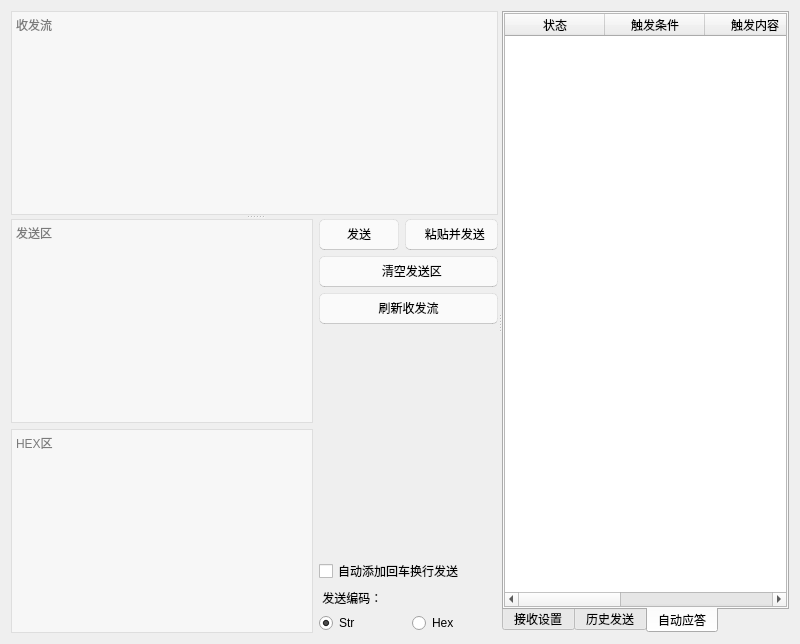
<?xml version="1.0" encoding="UTF-8"?>
<ui version="4.0">
 <class>ComTool</class>
 <widget class="RepeaterWidget" name="ComTool">
  <property name="geometry">
   <rect>
    <x>0</x>
    <y>0</y>
    <width>800</width>
    <height>644</height>
   </rect>
  </property>
  <property name="sizePolicy">
   <sizepolicy hsizetype="Preferred" vsizetype="Preferred">
    <horstretch>0</horstretch>
    <verstretch>4</verstretch>
   </sizepolicy>
  </property>
  <layout class="QGridLayout" name="gridLayout">
   <item row="0" column="0">
    <widget class="QSplitter" name="LRSplitter">
     <property name="orientation">
      <enum>Qt::Horizontal</enum>
     </property>
     <widget class="QWidget" name="horizontalLayoutWidget">
      <layout class="QHBoxLayout" name="horizontalLayout">
       <item>
        <widget class="QSplitter" name="SendSplitter">
         <property name="orientation">
          <enum>Qt::Vertical</enum>
         </property>
         <widget class="QTextEdit" name="txtMain">
          <property name="enabled">
           <bool>true</bool>
          </property>
          <property name="maximumSize">
           <size>
            <width>16777215</width>
            <height>400</height>
           </size>
          </property>
          <property name="styleSheet">
           <string notr="true">background-color: rgba(255, 255, 255, 125);</string>
          </property>
          <property name="frameShape">
           <enum>QFrame::StyledPanel</enum>
          </property>
          <property name="verticalScrollBarPolicy">
           <enum>Qt::ScrollBarAsNeeded</enum>
          </property>
          <property name="horizontalScrollBarPolicy">
           <enum>Qt::ScrollBarAsNeeded</enum>
          </property>
          <property name="readOnly">
           <bool>true</bool>
          </property>
          <property name="placeholderText">
           <string>收发流</string>
          </property>
         </widget>
         <widget class="QWidget" name="horizontalLayoutWidget_2">
          <layout class="QHBoxLayout" name="horizontalLayout_8">
           <item>
            <layout class="QVBoxLayout" name="verticalLayout_12">
             <item>
              <widget class="QTextEditWithKey" name="SendDataEdit">
               <property name="styleSheet">
                <string notr="true">background-color: rgba(255, 255, 255, 125);</string>
               </property>
               <property name="placeholderText">
                <string>发送区</string>
               </property>
              </widget>
             </item>
             <item>
              <widget class="QTextEditWithKey" name="HEXEdit">
               <property name="styleSheet">
                <string notr="true">background-color: rgba(255, 255, 255, 125);</string>
               </property>
               <property name="placeholderText">
                <string>HEX区</string>
               </property>
              </widget>
             </item>
            </layout>
           </item>
           <item>
            <layout class="QVBoxLayout" name="verticalLayout_2">
             <item>
              <layout class="QHBoxLayout" name="horizontalLayout_5">
               <item>
                <widget class="QPushButton" name="btnSend">
                 <property name="minimumSize">
                  <size>
                   <width>80</width>
                   <height>0</height>
                  </size>
                 </property>
                 <property name="maximumSize">
                  <size>
                   <width>80</width>
                   <height>16777215</height>
                  </size>
                 </property>
                 <property name="styleSheet">
                  <string notr="true">QPushButton, ToolButton {
    color: black;
    background: rgba(255, 255, 255, 0.7);
    border: 1px solid rgba(0, 0, 0, 0.073);
    border-bottom: 1px solid rgba(0, 0, 0, 0.183);
    border-radius: 5px;
    font: 14px 'Segoe UI', 'Microsoft YaHei';
    padding: 5px 12px 6px 12px;
    outline: none;
}

ToolButton {
    padding: 5px 9px 6px 8px;
}

QPushButton[hasIcon=false] {
    padding: 5px 12px 6px 12px;
}

QPushButton[hasIcon=true] {
    padding: 5px 12px 6px 36px;
}

QPushButton:hover, ToolButton:hover {
    background: rgba(249, 249, 249, 0.5);
}

QPushButton:pressed, ToolButton:pressed {
    color: rgba(0, 0, 0, 0.63);
    background: rgba(249, 249, 249, 0.3);
    border-bottom: 1px solid rgba(0, 0, 0, 0.073);
}

QPushButton:disabled, ToolButton:disabled {
    color: rgba(0, 0, 0, 0.36);
    background: rgba(249, 249, 249, 0.3);
    border: 1px solid rgba(0, 0, 0, 0.06);
    border-bottom: 1px solid rgba(0, 0, 0, 0.06);
}</string>
                 </property>
                 <property name="text">
                  <string>发送</string>
                 </property>
                </widget>
               </item>
               <item>
                <widget class="QPushButton" name="btnPaste">
                 <property name="layoutDirection">
                  <enum>Qt::LeftToRight</enum>
                 </property>
                 <property name="styleSheet">
                  <string notr="true">QPushButton, ToolButton {
    color: black;
    background: rgba(255, 255, 255, 0.7);
    border: 1px solid rgba(0, 0, 0, 0.073);
    border-bottom: 1px solid rgba(0, 0, 0, 0.183);
    border-radius: 5px;
    font: 14px 'Segoe UI', 'Microsoft YaHei';
    padding: 5px 12px 6px 12px;
    outline: none;
}

ToolButton {
    padding: 5px 9px 6px 8px;
}

QPushButton[hasIcon=false] {
    padding: 5px 12px 6px 12px;
}

QPushButton[hasIcon=true] {
    padding: 5px 12px 6px 36px;
}

QPushButton:hover, ToolButton:hover {
    background: rgba(249, 249, 249, 0.5);
}

QPushButton:pressed, ToolButton:pressed {
    color: rgba(0, 0, 0, 0.63);
    background: rgba(249, 249, 249, 0.3);
    border-bottom: 1px solid rgba(0, 0, 0, 0.073);
}

QPushButton:disabled, ToolButton:disabled {
    color: rgba(0, 0, 0, 0.36);
    background: rgba(249, 249, 249, 0.3);
    border: 1px solid rgba(0, 0, 0, 0.06);
    border-bottom: 1px solid rgba(0, 0, 0, 0.06);
}</string>
                 </property>
                 <property name="text">
                  <string>  粘贴并发送</string>
                 </property>
                </widget>
               </item>
              </layout>
             </item>
             <item>
              <widget class="QPushButton" name="ClearSendDataEdit">
               <property name="styleSheet">
                <string notr="true">QPushButton, ToolButton {
    color: black;
    background: rgba(255, 255, 255, 0.7);
    border: 1px solid rgba(0, 0, 0, 0.073);
    border-bottom: 1px solid rgba(0, 0, 0, 0.183);
    border-radius: 5px;
    font: 14px 'Segoe UI', 'Microsoft YaHei';
    padding: 5px 12px 6px 12px;
    outline: none;
}

ToolButton {
    padding: 5px 9px 6px 8px;
}

QPushButton[hasIcon=false] {
    padding: 5px 12px 6px 12px;
}

QPushButton[hasIcon=true] {
    padding: 5px 12px 6px 36px;
}

QPushButton:hover, ToolButton:hover {
    background: rgba(249, 249, 249, 0.5);
}

QPushButton:pressed, ToolButton:pressed {
    color: rgba(0, 0, 0, 0.63);
    background: rgba(249, 249, 249, 0.3);
    border-bottom: 1px solid rgba(0, 0, 0, 0.073);
}

QPushButton:disabled, ToolButton:disabled {
    color: rgba(0, 0, 0, 0.36);
    background: rgba(249, 249, 249, 0.3);
    border: 1px solid rgba(0, 0, 0, 0.06);
    border-bottom: 1px solid rgba(0, 0, 0, 0.06);
}</string>
               </property>
               <property name="text">
                <string>  清空发送区</string>
               </property>
              </widget>
             </item>
             <item>
              <widget class="QPushButton" name="refreshLog">
               <property name="styleSheet">
                <string notr="true">QPushButton, ToolButton {
    color: black;
    background: rgba(255, 255, 255, 0.7);
    border: 1px solid rgba(0, 0, 0, 0.073);
    border-bottom: 1px solid rgba(0, 0, 0, 0.183);
    border-radius: 5px;
    font: 14px 'Segoe UI', 'Microsoft YaHei';
    padding: 5px 12px 6px 12px;
    outline: none;
}

ToolButton {
    padding: 5px 9px 6px 8px;
}

QPushButton[hasIcon=false] {
    padding: 5px 12px 6px 12px;
}

QPushButton[hasIcon=true] {
    padding: 5px 12px 6px 36px;
}

QPushButton:hover, ToolButton:hover {
    background: rgba(249, 249, 249, 0.5);
}

QPushButton:pressed, ToolButton:pressed {
    color: rgba(0, 0, 0, 0.63);
    background: rgba(249, 249, 249, 0.3);
    border-bottom: 1px solid rgba(0, 0, 0, 0.073);
}

QPushButton:disabled, ToolButton:disabled {
    color: rgba(0, 0, 0, 0.36);
    background: rgba(249, 249, 249, 0.3);
    border: 1px solid rgba(0, 0, 0, 0.06);
    border-bottom: 1px solid rgba(0, 0, 0, 0.06);
}</string>
               </property>
               <property name="text">
                <string>刷新收发流</string>
               </property>
              </widget>
             </item>
             <item>
              <spacer name="verticalSpacer_2">
               <property name="orientation">
                <enum>Qt::Vertical</enum>
               </property>
               <property name="sizeHint" stdset="0">
                <size>
                 <width>20</width>
                 <height>2</height>
                </size>
               </property>
              </spacer>
             </item>
             <item>
              <widget class="QtMaterialCheckBox" name="checkBox">
               <property name="text">
                <string>自动添加回车换行发送</string>
               </property>
              </widget>
             </item>
             <item>
              <widget class="QLabel" name="label">
               <property name="text">
                <string> 发送编码：</string>
               </property>
              </widget>
             </item>
             <item>
              <layout class="QHBoxLayout" name="horizontalLayout_3">
               <item>
                <widget class="QtMaterialRadioButton" name="radioButton_2">
                 <property name="text">
                  <string>Str</string>
                 </property>
                 <property name="checked">
                  <bool>true</bool>
                 </property>
                </widget>
               </item>
               <item>
                <widget class="QtMaterialRadioButton" name="ckHexSend">
                 <property name="text">
                  <string>Hex</string>
                 </property>
                </widget>
               </item>
              </layout>
             </item>
            </layout>
           </item>
          </layout>
         </widget>
        </widget>
       </item>
      </layout>
     </widget>
     <widget class="QWidget" name="widgetRight" native="true">
      <property name="sizePolicy">
       <sizepolicy hsizetype="Preferred" vsizetype="Preferred">
        <horstretch>0</horstretch>
        <verstretch>0</verstretch>
       </sizepolicy>
      </property>
      <property name="minimumSize">
       <size>
        <width>180</width>
        <height>0</height>
       </size>
      </property>
      <property name="maximumSize">
       <size>
        <width>16777215</width>
        <height>16777215</height>
       </size>
      </property>
      <property name="sizeIncrement">
       <size>
        <width>300</width>
        <height>0</height>
       </size>
      </property>
      <property name="baseSize">
       <size>
        <width>300</width>
        <height>0</height>
       </size>
      </property>
      <property name="styleSheet">
       <string notr="true"/>
      </property>
      <layout class="QHBoxLayout" name="horizontalLayout_2">
       <property name="leftMargin">
        <number>0</number>
       </property>
       <property name="topMargin">
        <number>0</number>
       </property>
       <property name="rightMargin">
        <number>0</number>
       </property>
       <property name="bottomMargin">
        <number>0</number>
       </property>
       <item>
        <widget class="QTabWidget" name="tabWidget">
         <property name="styleSheet">
          <string notr="true"/>
         </property>
         <property name="tabPosition">
          <enum>QTabWidget::South</enum>
         </property>
         <property name="currentIndex">
          <number>2</number>
         </property>
         <widget class="QWidget" name="RecieveSetting">
          <attribute name="title">
           <string>接收设置</string>
          </attribute>
          <layout class="QVBoxLayout" name="verticalLayout_3">
           <property name="spacing">
            <number>0</number>
           </property>
           <property name="leftMargin">
            <number>0</number>
           </property>
           <property name="topMargin">
            <number>0</number>
           </property>
           <property name="rightMargin">
            <number>0</number>
           </property>
           <property name="bottomMargin">
            <number>0</number>
           </property>
           <item>
            <widget class="QLabel" name="label_2">
             <property name="text">
              <string>接收编码：</string>
             </property>
            </widget>
           </item>
           <item>
            <layout class="QHBoxLayout" name="horizontalLayout_4">
             <item>
              <widget class="QtMaterialRadioButton" name="radioButton_3">
               <property name="text">
                <string>Str</string>
               </property>
               <property name="checked">
                <bool>true</bool>
               </property>
              </widget>
             </item>
             <item>
              <widget class="QtMaterialRadioButton" name="ckHexReceive">
               <property name="text">
                <string>Hex</string>
               </property>
              </widget>
             </item>
            </layout>
           </item>
           <item>
            <layout class="QHBoxLayout" name="horizontalLayout_9">
             <item>
              <widget class="QLabel" name="label_13">
               <property name="text">
                <string>接收：</string>
               </property>
              </widget>
             </item>
             <item>
              <widget class="QLabel" name="rec_cnt">
               <property name="text">
                <string>0</string>
               </property>
              </widget>
             </item>
             <item>
              <widget class="QLabel" name="rec_word">
               <property name="text">
                <string>字节</string>
               </property>
              </widget>
             </item>
            </layout>
           </item>
           <item>
            <layout class="QHBoxLayout" name="horizontalLayout_7">
             <item>
              <widget class="QLabel" name="send_word">
               <property name="text">
                <string>发送：</string>
               </property>
              </widget>
             </item>
             <item>
              <widget class="QLabel" name="send_cnt">
               <property name="text">
                <string>0</string>
               </property>
              </widget>
             </item>
             <item>
              <widget class="QLabel" name="label_10">
               <property name="text">
                <string>字节</string>
               </property>
              </widget>
             </item>
            </layout>
           </item>
           <item>
            <widget class="QPushButton" name="btnSave">
             <property name="styleSheet">
              <string notr="true">QPushButton, ToolButton {
    color: black;
    background: rgba(255, 255, 255, 0.7);
    border: 1px solid rgba(0, 0, 0, 0.073);
    border-bottom: 1px solid rgba(0, 0, 0, 0.183);
    border-radius: 5px;
    font: 14px 'Segoe UI', 'Microsoft YaHei';
    padding: 5px 12px 6px 12px;
    outline: none;
}

ToolButton {
    padding: 5px 9px 6px 8px;
}

QPushButton[hasIcon=false] {
    padding: 5px 12px 6px 12px;
}

QPushButton[hasIcon=true] {
    padding: 5px 12px 6px 36px;
}

QPushButton:hover, ToolButton:hover {
    background: rgba(249, 249, 249, 0.5);
}

QPushButton:pressed, ToolButton:pressed {
    color: rgba(0, 0, 0, 0.63);
    background: rgba(249, 249, 249, 0.3);
    border-bottom: 1px solid rgba(0, 0, 0, 0.073);
}

QPushButton:disabled, ToolButton:disabled {
    color: rgba(0, 0, 0, 0.36);
    background: rgba(249, 249, 249, 0.3);
    border: 1px solid rgba(0, 0, 0, 0.06);
    border-bottom: 1px solid rgba(0, 0, 0, 0.06);
}</string>
             </property>
             <property name="text">
              <string>保存数据</string>
             </property>
            </widget>
           </item>
           <item>
            <widget class="QPushButton" name="btnLoadData">
             <property name="styleSheet">
              <string notr="true">QPushButton, ToolButton {
    color: black;
    background: rgba(255, 255, 255, 0.7);
    border: 1px solid rgba(0, 0, 0, 0.073);
    border-bottom: 1px solid rgba(0, 0, 0, 0.183);
    border-radius: 5px;
    font: 14px 'Segoe UI', 'Microsoft YaHei';
    padding: 5px 12px 6px 12px;
    outline: none;
}

ToolButton {
    padding: 5px 9px 6px 8px;
}

QPushButton[hasIcon=false] {
    padding: 5px 12px 6px 12px;
}

QPushButton[hasIcon=true] {
    padding: 5px 12px 6px 36px;
}

QPushButton:hover, ToolButton:hover {
    background: rgba(249, 249, 249, 0.5);
}

QPushButton:pressed, ToolButton:pressed {
    color: rgba(0, 0, 0, 0.63);
    background: rgba(249, 249, 249, 0.3);
    border-bottom: 1px solid rgba(0, 0, 0, 0.073);
}

QPushButton:disabled, ToolButton:disabled {
    color: rgba(0, 0, 0, 0.36);
    background: rgba(249, 249, 249, 0.3);
    border: 1px solid rgba(0, 0, 0, 0.06);
    border-bottom: 1px solid rgba(0, 0, 0, 0.06);
}</string>
             </property>
             <property name="text">
              <string> 加载数据</string>
             </property>
            </widget>
           </item>
           <item>
            <widget class="QPushButton" name="btnClear">
             <property name="styleSheet">
              <string notr="true">QPushButton, ToolButton {
    color: black;
    background: rgba(255, 255, 255, 0.7);
    border: 1px solid rgba(0, 0, 0, 0.073);
    border-bottom: 1px solid rgba(0, 0, 0, 0.183);
    border-radius: 5px;
    font: 14px 'Segoe UI', 'Microsoft YaHei';
    padding: 5px 12px 6px 12px;
    outline: none;
}

ToolButton {
    padding: 5px 9px 6px 8px;
}

QPushButton[hasIcon=false] {
    padding: 5px 12px 6px 12px;
}

QPushButton[hasIcon=true] {
    padding: 5px 12px 6px 36px;
}

QPushButton:hover, ToolButton:hover {
    background: rgba(249, 249, 249, 0.5);
}

QPushButton:pressed, ToolButton:pressed {
    color: rgba(0, 0, 0, 0.63);
    background: rgba(249, 249, 249, 0.3);
    border-bottom: 1px solid rgba(0, 0, 0, 0.073);
}

QPushButton:disabled, ToolButton:disabled {
    color: rgba(0, 0, 0, 0.36);
    background: rgba(249, 249, 249, 0.3);
    border: 1px solid rgba(0, 0, 0, 0.06);
    border-bottom: 1px solid rgba(0, 0, 0, 0.06);
}</string>
             </property>
             <property name="text">
              <string>清空数据</string>
             </property>
            </widget>
           </item>
           <item>
            <widget class="QWidget" name="verticalWidget" native="true">
             <property name="styleSheet">
              <string notr="true">background-color: rgba(255, 170, 0,50);</string>
             </property>
             <layout class="QVBoxLayout" name="verticalLayout_5" stretch="2,1,2,2,2,2,2,2,0">
              <item>
               <widget class="QtMaterialRaisedButton" name="StartTool">
                <property name="styleSheet">
                 <string notr="true">color: rgb(27, 54, 92);
</string>
                </property>
                <property name="text">
                 <string>启动</string>
                </property>
               </widget>
              </item>
              <item>
               <widget class="QLabel" name="label_9">
                <property name="minimumSize">
                 <size>
                  <width>0</width>
                  <height>20</height>
                 </size>
                </property>
                <property name="maximumSize">
                 <size>
                  <width>16777215</width>
                  <height>20</height>
                 </size>
                </property>
                <property name="text">
                 <string>连接方式</string>
                </property>
               </widget>
              </item>
              <item>
               <layout class="QHBoxLayout" name="horizontalLayout_13">
                <item>
                 <widget class="QtMaterialRadioButton" name="COMButton">
                  <property name="text">
                   <string>串口</string>
                  </property>
                  <property name="checked">
                   <bool>true</bool>
                  </property>
                 </widget>
                </item>
                <item>
                 <widget class="QtMaterialRadioButton" name="TCPClientButton">
                  <property name="text">
                   <string>TCPClient</string>
                  </property>
                  <property name="iconSize">
                   <size>
                    <width>16</width>
                    <height>16</height>
                   </size>
                  </property>
                 </widget>
                </item>
                <item>
                 <widget class="QtMaterialRadioButton" name="TCPServerButton">
                  <property name="text">
                   <string>TCPServer</string>
                  </property>
                 </widget>
                </item>
               </layout>
              </item>
              <item>
               <layout class="QHBoxLayout" name="COMLayout" stretch="1,3">
                <item>
                 <widget class="QLabel" name="label_3">
                  <property name="layoutDirection">
                   <enum>Qt::LeftToRight</enum>
                  </property>
                  <property name="text">
                   <string>端口</string>
                  </property>
                  <property name="alignment">
                   <set>Qt::AlignCenter</set>
                  </property>
                 </widget>
                </item>
                <item>
                 <widget class="QComboBox" name="COMCombo">
                  <property name="styleSheet">
                   <string notr="true"/>
                  </property>
                 </widget>
                </item>
               </layout>
              </item>
              <item>
               <layout class="QHBoxLayout" name="BandLayout" stretch="1,3">
                <item>
                 <widget class="QLabel" name="label_4">
                  <property name="text">
                   <string> 波特率</string>
                  </property>
                  <property name="alignment">
                   <set>Qt::AlignCenter</set>
                  </property>
                 </widget>
                </item>
                <item>
                 <widget class="QComboBox" name="BandCombo">
                  <property name="styleSheet">
                   <string notr="true">QComboBox {
    background-color: #fddfa3; /* 下拉框背景颜色设置为白色 */
}
QComboBox QScrollBar::handle:vertical {
    background-color: #ffe4e1; /* 滚动条手柄背景颜色为#b2bdaf */
}</string>
                  </property>
                  <property name="editable">
                   <bool>true</bool>
                  </property>
                 </widget>
                </item>
               </layout>
              </item>
              <item>
               <layout class="QHBoxLayout" name="DataBitLayout" stretch="1,3">
                <item>
                 <widget class="QLabel" name="label_5">
                  <property name="text">
                   <string> 数据位</string>
                  </property>
                  <property name="alignment">
                   <set>Qt::AlignCenter</set>
                  </property>
                 </widget>
                </item>
                <item>
                 <widget class="QComboBox" name="DataBitCombo"/>
                </item>
               </layout>
              </item>
              <item>
               <layout class="QHBoxLayout" name="ParityBitLayout" stretch="1,3">
                <item>
                 <widget class="QLabel" name="label_7">
                  <property name="text">
                   <string> 校验位</string>
                  </property>
                  <property name="alignment">
                   <set>Qt::AlignCenter</set>
                  </property>
                 </widget>
                </item>
                <item>
                 <widget class="QComboBox" name="ParityBitCombo"/>
                </item>
               </layout>
              </item>
              <item>
               <layout class="QHBoxLayout" name="StopBitLayout" stretch="1,3">
                <item>
                 <widget class="QLabel" name="label_8">
                  <property name="text">
                   <string> 停止位</string>
                  </property>
                  <property name="alignment">
                   <set>Qt::AlignCenter</set>
                  </property>
                 </widget>
                </item>
                <item>
                 <widget class="QComboBox" name="StopBitCombo"/>
                </item>
               </layout>
              </item>
              <item>
               <layout class="QHBoxLayout" name="IPLayout" stretch="1,3">
                <item>
                 <widget class="QLabel" name="label_6">
                  <property name="text">
                   <string>IP:Port</string>
                  </property>
                  <property name="alignment">
                   <set>Qt::AlignCenter</set>
                  </property>
                 </widget>
                </item>
                <item>
                 <widget class="QLineEdit" name="IPLine"/>
                </item>
               </layout>
              </item>
             </layout>
            </widget>
           </item>
          </layout>
         </widget>
         <widget class="QWidget" name="HistorySend">
          <attribute name="title">
           <string>历史发送</string>
          </attribute>
          <layout class="QVBoxLayout" name="verticalLayout_6">
           <property name="leftMargin">
            <number>0</number>
           </property>
           <property name="topMargin">
            <number>0</number>
           </property>
           <property name="rightMargin">
            <number>0</number>
           </property>
           <property name="bottomMargin">
            <number>0</number>
           </property>
           <item>
            <widget class="QTableWidget" name="historyTable">
             <property name="selectionBehavior">
              <enum>QAbstractItemView::SelectRows</enum>
             </property>
             <column>
              <property name="text">
               <string>信息</string>
              </property>
             </column>
             <column>
              <property name="text">
               <string>最后发送时间</string>
              </property>
             </column>
             <column>
              <property name="text">
               <string>发送次数</string>
              </property>
             </column>
             <column>
              <property name="text">
               <string>格式</string>
              </property>
             </column>
            </widget>
           </item>
           <item>
            <widget class="QPushButton" name="clearHistorySend">
             <property name="text">
              <string> 清空历史记录</string>
             </property>
            </widget>
           </item>
          </layout>
         </widget>
         <widget class="QWidget" name="AutoReply">
          <attribute name="title">
           <string>自动应答</string>
          </attribute>
          <layout class="QVBoxLayout" name="verticalLayout">
           <property name="spacing">
            <number>0</number>
           </property>
           <property name="leftMargin">
            <number>0</number>
           </property>
           <property name="topMargin">
            <number>0</number>
           </property>
           <property name="rightMargin">
            <number>0</number>
           </property>
           <property name="bottomMargin">
            <number>0</number>
           </property>
           <item>
            <widget class="QTableWidget" name="historyTable_2">
             <property name="selectionBehavior">
              <enum>QAbstractItemView::SelectRows</enum>
             </property>
             <column>
              <property name="text">
               <string>状态</string>
              </property>
             </column>
             <column>
              <property name="text">
               <string>触发条件</string>
              </property>
             </column>
             <column>
              <property name="text">
               <string>触发内容</string>
              </property>
             </column>
             <column>
              <property name="text">
               <string>发送内容</string>
              </property>
             </column>
             <column>
              <property name="text">
               <string>触发次数</string>
              </property>
             </column>
            </widget>
           </item>
          </layout>
         </widget>
        </widget>
       </item>
      </layout>
     </widget>
    </widget>
   </item>
  </layout>
 </widget>
 <customwidgets>
  <customwidget>
   <class>RepeaterWidget</class>
   <extends>QWidget</extends>
   <header>repeaterwidget.h</header>
   <container>1</container>
  </customwidget>
  <customwidget>
   <class>QtMaterialCheckBox</class>
   <extends>QCheckBox</extends>
   <header>qtmaterialcheckbox.h</header>
  </customwidget>
  <customwidget>
   <class>QtMaterialRadioButton</class>
   <extends>QRadioButton</extends>
   <header>qtmaterialradiobutton.h</header>
  </customwidget>
  <customwidget>
   <class>QTextEditWithKey</class>
   <extends>QTextEdit</extends>
   <header>QTextEditWithKey.h</header>
  </customwidget>
  <customwidget>
   <class>QtMaterialRaisedButton</class>
   <extends>QPushButton</extends>
   <header location="global">qtmaterialraisedbutton.h</header>
  </customwidget>
 </customwidgets>
 <resources/>
 <connections/>
</ui>
